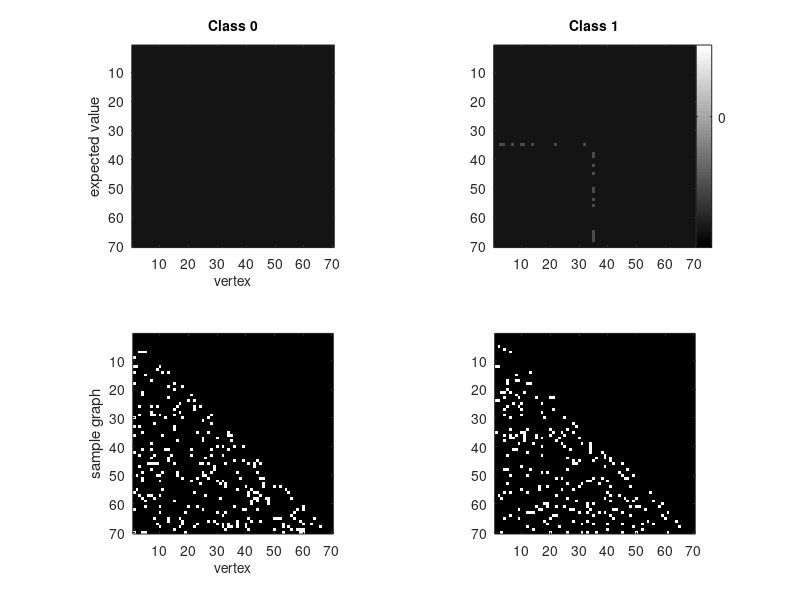

Reproduce this figure in MATLAB. (Note: this script raises an error after producing the figure.)
%% synthetic
clear, clc


% # neurons
V=70;

% signal subgraph
m=1;
s=20;

Ess = randperm(70);
Ess = Ess(1:s);
thesem = zeros(V);
vstar=round(V/2);
thesem(vstar,Ess) = 1;
thesem(Ess,vstar) = 1;
thesem=tril(thesem,-1);
Ess=find(thesem);

% parameters
p=0.1;
q=0.3;
E0=p*ones(V);
E1=p*ones(V);
E1(Ess)=q;

savestuff=0;

fname=['homo_V' num2str(V) '_s' num2str(s) '_p' num2str(round(p*100)) '_q' num2str(round(q*100))];


%% plot params and samples
figure(2), clf
fs=10;

h(2)=subplot(222);
image(E1*64+0.5)
axis('square');
op2b=get(gca,'Position');
colorbar('YTick',[0.01 min(p,q) max(p,q) 1]*64.5,'YTickLabel',[0 min(p,q) max(p,q) 1])
set(gca,'Position',op2b)
title('Class 1','fontsize',fs)

h(1)=subplot(221);
image(E0*64.5)
colormap('gray')
axis('square');
title('Class 0','fontsize',fs)
xlabel('vertex','fontsize',fs)
ylabel('expected value')
op1=get(gca,'Position');
op1(3:4)=op2b(3:4);
set(gca,'Position',op1)


h(3)=subplot(223);
imagesc(tril(E0 > rand(V),-1))
axis('square');
ylabel('sample graph')
xlabel('vertex','fontsize',fs)

h(4)=subplot(224);
imagesc(tril(E1 > rand(V),-1))
axis('square');


for i=1:numel(h)
    set(h(i),'fontsize',fs)
end

if savestuff==1
    print_fig(['../figs/' fname '_mean_sample'],[6 4])
end

%% simulate data for coherogram plots
clear h SigMat coherent incoherent coherogram Coherogram wset

ns=[4 16 64 256]; %[20 50 100 300];
ncols=length(ns);


for i=1:ncols
    
    % training data
    ntrn=ns(i);
    Atrn = nan(V,V,ntrn);
    Atrn(:,:,1:2:ntrn)=repmat(E0,[1 1 ntrn/2]) > rand(V,V,ntrn/2);
    Atrn(:,:,2:2:ntrn)=repmat(E1,[1 1 ntrn/2]) > rand(V,V,ntrn/2);
    for nn=1:ntrn, Atrn(:,:,nn)=tril(Atrn(:,:,nn),-1); end
    
    ytrn=repmat([0 1],1,ntrn/2);
    
    constants   = get_constants(Atrn,ytrn);     % get constants to ease classification code
    SigMat{i}   = run_get_fisher_pvals(Atrn,constants);
    incoherent{i} = incoherent_estimator(SigMat{i},s);
    [coherent{i} cocount{i}]= coherent_estimator(SigMat{i},m,s);
    [coherogram{i} Coherogram{i} wset{i}] = get_coherograms(Atrn,ytrn);
    
end

%% plot SigMat and coheregrams

% wh = [.17 .18];
% side = 0.07;
% bottom=0.07;
% rowpos=0.22;
% colpos=0.19;
% fs=6;
%
% for i=1:ncols
%
%
%     h(1+(i-1)*nrows) = subplot('Position',[0*colpos+side (4-i)*rowpos+bottom wh]);
%     imagesc(SigMat{i})
%     axis('square')
%     ylabel(['n=', num2str(ns(i))],'fontsize',fs)
%     if i<ncols,
%         set(gca,'Xtick',[],'YTick',[]),
%     else
%         xlabel('vertex','fontsize',fs)
%         ylabel([{['n=', num2str(ns(i))]}; {'vertex'}],'fontsize',fs)
%     end
%     if i==1, title([{'significance'};  {'matrix'}],'fontsize',fs), end
%
%     h(2+(i-1)*nrows) = subplot('Position',[1*colpos+side (4-i)*rowpos+bottom wh]);
%     ass=zeros(V); ass(incoherent{i})=1;
%     imagesc(ass)
%     axis('square')
%     if i<ncols, set(gca,'Xtick',[],'YTick',[]),
%     else set(gca,'Ytick',[]), xlabel('vertex','fontsize',fs)
%     end
%     if i==1, title([{'incoherent'}; {'estimate'}],'fontsize',fs), end
%     ylabel(['# correct = ', num2str(numcorrect(incoherent{i},Ess))],'fontsize',fs)
%
%     h(3+(i-1)*nrows) = subplot('Position',[2*colpos+side (4-i)*rowpos+bottom wh]);
%     ass=zeros(V); ass(coherent{i})=1;
%     imagesc(ass)
%     axis('square')
%     if i<ncols, set(gca,'Xtick',[],'YTick',[]),
%     else set(gca,'Ytick',[]), xlabel('vertex','fontsize',fs)
%     end
%     if i==1, title([{'coherent'}; {'estimate'}],'fontsize',fs), end
%     ylabel(['# correct = ', num2str(numcorrect(coherent{i},Ess))],'fontsize',fs)
%
%     h(4+(i-1)*nrows) = subplot('Position',[3*colpos+side (4-i)*rowpos+bottom wh]);
%     imagesc(coherogram{i}(:,1:cocount{i}))
%     axis('square')
%     set(gca,'Ytick',[])
%     if i==1, title({'coherogram'},'fontsize',fs), end
%     if i==ncols, xlabel('log threshold','fontsize',fs), end
%     set(gca,'XTick',ceil(linspace(2,cocount{i},3)),'XTickLabel',...
%         0.1*round(10*log10((wset{i}(ceil(linspace(2,cocount{i},3))))))),
%
%     h(5+(i-1)*nrows) = subplot('Position',[4*colpos+side (4-i)*rowpos+bottom wh]);
%     imagesc(Coherogram{i}(:,1:cocount{i}))
%     axis('square')
%     set(gca,'Ytick',[])
%     if i==1, title([{'cumulative'}; {'coherogram'}],'fontsize',fs), end
%     if i==ncols, xlabel('log threshold','fontsize',fs), end
%     set(gca,'XTick',ceil(linspace(2,cocount{i},3)),'XTickLabel',...
%         0.1*round(10*log10((wset{i}(ceil(linspace(2,cocount{i},3))))))),
%
% end
% colormap('gray')
% for i=1:length(h), set(h(i),'fontsize',fs), end
%
% print_fig(['../figs/' fname '_coherogram'],[5 4])

%% plot SigMat and coheregrams
% load(['../data/' fname])

figure(4), clf
wh = [.21 .18];
side = 0.07;
bottom=0.07;
rowpos=0.22;
colpos=0.21;
fs=6;
nrows=4;


for i=1:ncols
    
    
    h(1+(i-1)*nrows) = subplot('Position',[0*colpos+side (4-i)*rowpos+bottom wh]);
    
    imagesc(-log10(SigMat{i}))
    axis('square')
    ylabel(['n=', num2str(ns(i))],'fontsize',fs)
    if i<ncols,
        set(gca,'Xtick',[],'YTick',[]),
    else
        xlabel('vertex','fontsize',fs)
        ylabel([{['n=', num2str(ns(i))]}; {'vertex'}],'fontsize',fs)
    end
    if i==1, title([{'significance'};  {'matrix'}],'fontsize',fs), end
    
    h(2+(i-1)*nrows) = subplot('Position',[1*colpos+side (4-i)*rowpos+bottom wh]);
    ass=zeros(V); ass(incoherent{i})=1;
    imagesc(ass)
    axis('square')
    if i<ncols, set(gca,'Xtick',[],'YTick',[]),
    else set(gca,'Ytick',[]), xlabel('vertex','fontsize',fs)
    end
    if i==1, title([{'incoherent'}; {'estimate'}],'fontsize',fs), end
    ylabel(['# correct = ', num2str(length(intersect(incoherent{i},Ess)))],'fontsize',fs)
    
    h(3+(i-1)*nrows) = subplot('Position',[2*colpos+side (4-i)*rowpos+bottom wh]);
    ass=zeros(V); ass(coherent{i})=1;
    imagesc(ass)
    axis('square')
    if i<ncols, set(gca,'Xtick',[],'YTick',[]),
    else set(gca,'Ytick',[]), xlabel('vertex','fontsize',fs)
    end
    if i==1, title([{'coherent'}; {'estimate'}],'fontsize',fs), end
    ylabel(['# correct = ', num2str(length(intersect(coherent{i},Ess)))],'fontsize',fs)
    
    h(4+(i-1)*nrows) = subplot('Position',[3*colpos+side (4-i)*rowpos+bottom wh]);
    imagesc(Coherogram{i}(:,1:cocount{i}))
    axis('square')
    set(gca,'Ytick',[])
    if i==1, title([{'cumulative'}; {'coherogram'}],'fontsize',fs), end
    if i==ncols, xlabel('log significance','fontsize',fs), end
    if cocount{i}>2,
        set(gca,'XTick',ceil(linspace(2,cocount{i},3)),'XTickLabel',...
            0.1*round(10*log10((wset{i}(ceil(linspace(2,cocount{i},3))))))),
    end
    
end
colormap('gray')
for i=1:length(h), set(h(i),'fontsize',fs), end

if savestuff==1
    print_fig(['../figs/' fname '_coherogram'],[5 4])
end


%% generate data, classify, and get stats
clear alg out Outtemp ns h
% alg stuff
alg(1).name='coherent';
alg(1).star_list=m;
alg(1).edge_list{1}=s;

alg(2).name='incoherent';
alg(2).edge_list=s;

alg(3).name='naive bayes';
alg(3).edge_list=find(ones(V)-diag(ones(V,1)));

nAlgs=numel(alg);
nTrials=20;
ns=[10:10:50 100:50:300];


for i=1:length(ns)
    
    disp(['ntrn ', num2str(ns(i))])
    
    for j=1:nTrials
        
        disp(['trial ', num2str(j)])
        % training data
        ntrn=ns(i);
        Atrn = nan(V,V,ntrn);
        Atrn(:,:,1:2:ntrn)=repmat(E0,[1 1 ntrn/2]) > rand(V,V,ntrn/2);
        Atrn(:,:,2:2:ntrn)=repmat(E1,[1 1 ntrn/2]) > rand(V,V,ntrn/2);
        for nn=1:ntrn, Atrn(:,:,nn)=tril(Atrn(:,:,nn),-1); end
        
        ytrn=repmat([0 1],1,ntrn/2);
        
        % testing data
        ntst=100;
        Atst = nan(V,V,ntst);
        Atst(:,:,1:2:ntst)=repmat(E0,[1 1 ntst/2]) > rand(V,V,ntst/2);
        Atst(:,:,2:2:ntst)=repmat(E1,[1 1 ntst/2]) > rand(V,V,ntst/2);
        for nn=1:ntst, Atst(:,:,nn)=tril(Atst(:,:,nn),-1); end
        ytst=repmat([0 1],1,ntst/2);
        
        
        % classify
        Outtemp = plugin_classifier_cv_loop(Atrn,ytrn,alg,'HoldOut',Atst,ytst);
        
        % get stats
        Out(1).Lhat(i,j)   = Outtemp(1).Lhat;
        Out(1).correct_edges(i,j) = length(intersect(Outtemp(1).subspace{1},Ess));
        
        Out(2).Lhat(i,j)   = Outtemp(2).Lhat;
        Out(2).correct_edges(i,j) = length(intersect(Outtemp(2).subspace{1},Ess));
        
        Out(3).Lhat(i,j)   = Outtemp(3).Lhat;
    end
    
end


for n=1:3
    keeps(n).correct_edges=Out(n).correct_edges;
    keeps(n).Lhat=Out(n).Lhat;
    
    keeps(n).misedge_rate=1-mean(keeps(n).correct_edges,2)/s;
    keeps(n).misedge_ste=std(keeps(n).correct_edges,[],2)/(s*sqrt(nTrials));
    keeps(n).Lhat_avg=mean(keeps(n).Lhat,2);
    keeps(n).Lhat_ste=std(keeps(n).Lhat,[],2)/sqrt(nTrials);
end

if savestuff==1
    save(['../../data/' fname])
end

%% plot rates
% load(['../../data/' fname])

figure(1), clf

gray1=0.5*[1 1 1];
gray2=0.75*[1 1 1];
sa=0.5;
fs=12;


%
h(1)=subplot(211); hold all
errorbar(ns,keeps(1).misedge_rate,keeps(1).misedge_ste,'k','linewidth',2)
errorbar(ns,keeps(2).misedge_rate,keeps(2).misedge_ste,'color',gray1,'linewidth',2)
axis([0 ns(end) 0 1])
% set(gca,'YTick',[2:2:s])
xlabel('# training samples','fontsize',fs)
ylabel('missed-edge rate','fontsize',fs)

h(2)=subplot(212); hold all
errorbar(ns,keeps(1).Lhat_avg,keeps(1).Lhat_ste,'k','linewidth',2)
errorbar(ns,keeps(2).Lhat_avg,keeps(2).Lhat_ste,'color',gray1,'linewidth',2)
errorbar(ns,keeps(3).Lhat_avg,keeps(3).Lhat_ste,'color',gray2,'linewidth',2)
axis([0 ns(end) 0 0.5])
xlabel('# training samples','fontsize',fs)
ylabel('misclassification rate','fontsize',fs)
% legend(alg(1).name,alg(2).name, alg(3).name,'fontsize',fs)
legend('coh','inc','nb'); %,'fontsize',fs,'Location','Best')
set(gca,'YTick',[0.1:0.1:0.5])



% for i=1:numel(h)
%     op=get(h(i),'OuterPosition');
%     op(4)=op(4)+op(2);
%     op(2)=0;
%     set(h(i),'OuterPosition',op)
%     set(h(i),'fontsize',fs)
% end

if savestuff==1
    print_fig(['../../figs/' fname '_Lhats'],[3 3]*1.5)
end
